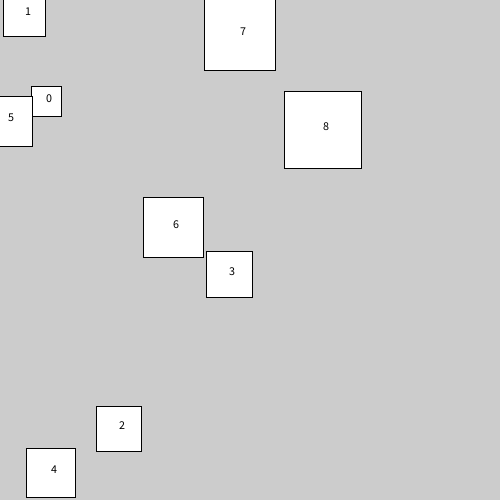
Frame 1 (no input)
Frame 60 (the mouse pressed at the canvas centre just before this capture): identical to frame 1, image omitted
Frame 120 (the mouse held since frame 60 and released just before this capture): identical to frame 1, image omitted

The Processing sketch that drew this single still picture (run headless with seeded random() and noise(); from frame 60 on, the mouse is pressed at the canvas centre):

// Processing sketch: selectionSortQ1
// ── selectionSortQ1.pde
class Box {
  float x;
  float y;
  int size;
  
  Box(float x, float y, int size) {
    this.x = x;
    this.y = y;
    this.size = size;
  }
}

int numOfBoxes = 9;
Box[] setOfBoxes = new Box[numOfBoxes];

void setup() {
  size(500, 500);  
  for(int i = 0; i < numOfBoxes; i++) {
    setOfBoxes[i] = makeBox();
  }
  selectionSort(setOfBoxes);
}

void draw() {  
  for(int i = 0; i < numOfBoxes; i++) {
    fill(255);
    drawBox(setOfBoxes[i]);
    fill(0);
    text(i, setOfBoxes[i].x, setOfBoxes[i].y);
  }
}

Box makeBox() {
  Box boxToMake = new Box(random(width), random(height), (int)random(30, 80));
  return boxToMake;
}

void drawBox(Box boxToDraw) {
  rectMode(CENTER);
  rect(boxToDraw.x, boxToDraw.y, boxToDraw.size, boxToDraw.size);
}

void selectionSort(Box[] boxes) {
  int i = 0;
  while(i < boxes.length) {
    Box currentMinSizeBox = boxes[i];
    int currentMinIndex = i;
    int j = i+1;
    while(j < boxes.length) {
      if(boxes[j].size < currentMinSizeBox.size) {
        currentMinSizeBox = boxes[j];
        currentMinIndex = j;
      }
      j++;
    }
    for(j = currentMinIndex; j > i; j--) {
      boxes[j] = boxes[j-1];
    }
    boxes[i] = currentMinSizeBox;
    i++;
  }
}
